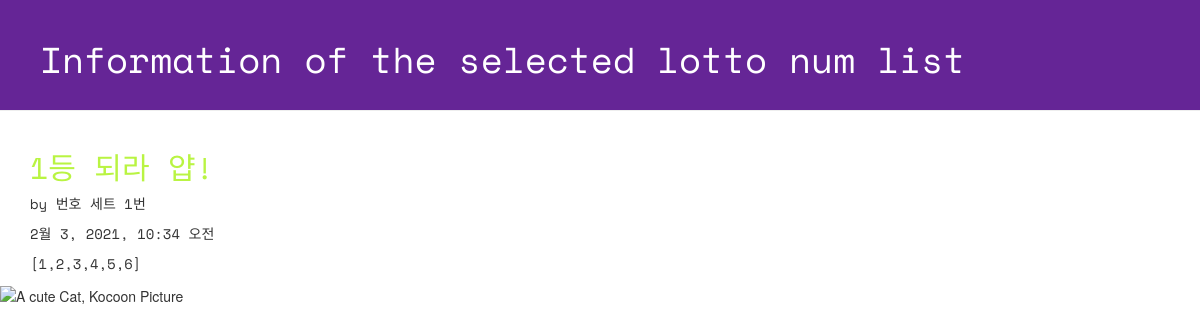
Screenshot of /lotto/1/detail/ with the database file from the repository.
### lotto/models.py (models this page shows, shortened)
class GuessNumbers(models.Model):
    name = models.CharField(max_length=24)
    text = models.CharField(max_length=255)
    lottos = models.CharField(max_length=255, default='[1,2,3,4,5,6]')
    num_lotto = models.IntegerField(default=5)
    update_date = models.DateTimeField()

### lotto/views.py (the view)
# urls.py: path('lotto/<int:lottokey>/detail/', views.detail, name='detail'), # <int: ~~> 안에 int값들어오면 처리함.
def detail(request, lottokey):
    lotto = GuessNumbers.objects.get(pk=lottokey)
    return render(request, 'lotto/detail.html', {'lotto':lotto})

### lotto/templates/lotto/detail.html (shortened to what this page needs)
<!DOCTYPE html>
{% load staticfiles %}
<html lang="ko">
<head>
 <link rel="stylesheet" href="//maxcdn.bootstrapcdn.com/bootstrap/3.2.0/css/bootstrap.min.css">
 <link rel="stylesheet" href="//maxcdn.bootstrapcdn.com/bootstrap/3.2.0/css/bootstrap-theme.min.css">
 <link rel="stylesheet" href="{% static 'css/lotto.css'%}">
</head>
<body>
 <div class="page-header">
 <h1>Information of the selected lotto num list</h1>
 </div>
 <div class="container lotto">
   <h2>{{ lotto.text }}</h2>
   <p> by {{ lotto.name }}</p>
   <p> {{ lotto.update_date }}</p>
   <p> {{ lotto.lottos | linebreaksbr }}</p>
 </div>
 <img src="/Kocoon.jpg"
     width="10%"
     alt="A cute Cat, Kocoon Picture"/>
</body>
</html>

### lotto/static/css/lotto.css (style rules this page uses)
.page-header { background-color: #652596; margin-top: 0; padding: 20px 20px 20px 40px; font-family: 'Space Mono', monospace; }
.page-header h1 { color: #FFFFFF; }
.container { font-family: 'Space Mono', monospace; }
.container h2 { color: #B9F442; }

### rows the page displays
GuessNumbers: text "1등 되라 얍!", name "번호 세트 1번", update_date "2월 3, 2021, 10:34 오전", lottos "[1,2,3,4,5,6]"
